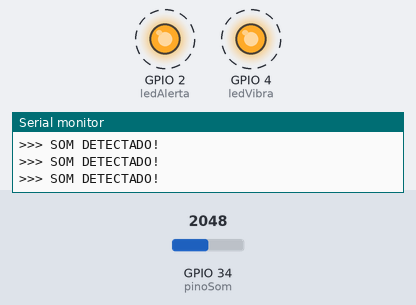
Bench run of a sketch on a simulated ESP32. Parts: output pins drawn as LEDs (lit = HIGH), the last lines printed to the serial monitor. Dashed ring = blinking. Inputs (shaded band) come from the test bench; at power-on: GPIO 34 (pinoSom) = 2048. WiFi joins after 1.5 s; servers stay silent unless stated; no MQTT or app messages arrive unless stated.

Above: at 2.7 s.
2.8 s: GPIO 34 (pinoSom) set to 1972
At 3.6 s:
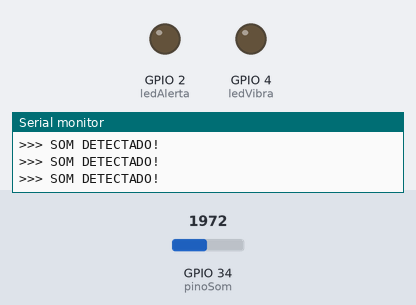
4.4 s: GPIO 34 (pinoSom) set to 2040
At 4.56 s:
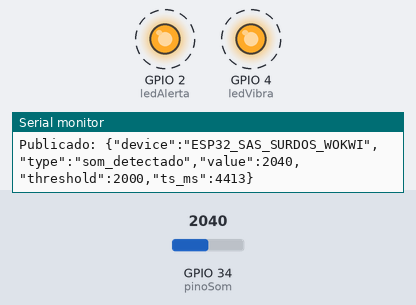
7.4 s: GPIO 34 (pinoSom) set to 1960
At 8.7 s:
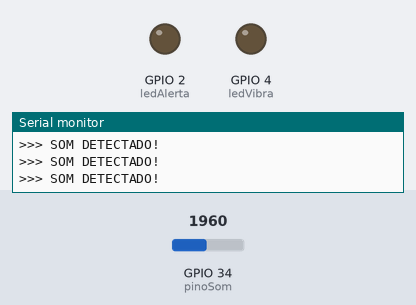
9.0 s: GPIO 34 (pinoSom) set to 2047
At 9.18 s:
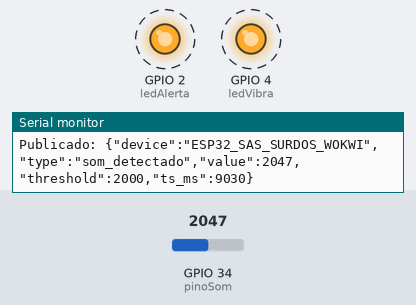
Timing chart, 0 to 13.0 s (numbered marks = the images above; inputs shaded):
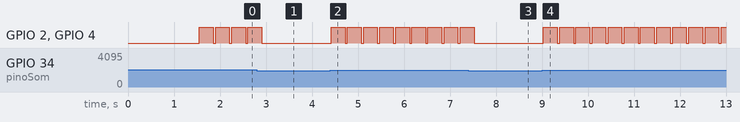

The sketch:

esp32_sas_surdos.ino
```cpp
#include <WiFi.h>
#include <PubSubClient.h>
#include <ArduinoJson.h>

// ============ CONFIG PARA WOKWI ============
const char* ssid = "Wokwi-GUEST";
const char* password = "";

// MQTT
const char* mqttServer = "test.mosquitto.org";
const uint16_t mqttPort = 1883;

const char* topic_alert = "sas_surdos/alerta";

// Pinos simulados no Wokwi
const int pinoSom = 34;     // potenciômetro A0 do wokwi
const int ledAlerta = 2;
const int ledVibra = 4;

// threshold e debounce
const int threshold = 2000;
const unsigned long debounceMs = 3000;

// ============ GLOBALS ============
WiFiClient espClient;
PubSubClient client(espClient);
unsigned long lastPublish = 0;
const char* deviceId = "ESP32_SAS_SURDOS_WOKWI";

// ============ FUNCOES ============
void connectWiFi() {
  Serial.print("Conectando WiFi ");
  WiFi.begin(ssid, password);
  while (WiFi.status() != WL_CONNECTED) {
    delay(300);
    Serial.print(".");
  }
  Serial.println("");
  Serial.print("WiFi conectado, IP: ");
  Serial.println(WiFi.localIP());
}

void connectMQTT() {
  Serial.print("Conectando MQTT...");
  client.setServer(mqttServer, mqttPort);
  while (!client.connected()) {
    if (client.connect(deviceId)) {
      Serial.println("conectado ao broker!");
      client.subscribe("sas_surdos/teste");
    } else {
      Serial.print("Erro, rc=");
      Serial.println(client.state());
      delay(1000);
    }
  }
}

void publishAlert(int sensorValue) {
  unsigned long now = millis();
  if (now - lastPublish < debounceMs) return;

  StaticJsonDocument<200> doc;
  doc["device"] = deviceId;
  doc["type"] = "som_detectado";
  doc["value"] = sensorValue;
  doc["threshold"] = threshold;
  doc["ts_ms"] = now;

  char buffer[256];
  size_t n = serializeJson(doc, buffer);

  if (client.publish(topic_alert, buffer, n)) {
    Serial.print("Publicado: ");
    Serial.println(buffer);
    lastPublish = now;
  }
}

void setup() {
  Serial.begin(115200);
  pinMode(ledAlerta, OUTPUT);
  pinMode(ledVibra, OUTPUT);

  connectWiFi();
  connectMQTT();
}

void loop() {
  if (!client.connected()) connectMQTT();
  client.loop();

  int value = analogRead(pinoSom);

  if (value >= threshold) {
    Serial.println(">>> SOM DETECTADO!");

    digitalWrite(ledAlerta, HIGH);
    digitalWrite(ledVibra, HIGH);

    publishAlert(value);

    delay(300);
    digitalWrite(ledAlerta, LOW);
    digitalWrite(ledVibra, LOW);
  }

  delay(50);
}
```

Measured:
- the behaviour switches between 2000 and 1999 on GPIO 34 (pinoSom) (found by bisection; images 0 and 1)
- after the input at 2.8 s, GPIO 2 (ledAlerta), GPIO 4 (ledVibra): goes on until 2.9 s, then stays LOW
- after the input at 4.4 s, GPIO 2 (ledAlerta), GPIO 4 (ledVibra): alternates HIGH for 0.30 s and LOW for 0.05 s, starting at once
- after the input at 7.4 s, GPIO 2 (ledAlerta), GPIO 4 (ledVibra): goes on until 7.5 s, then stays LOW
- after the input at 9.0 s, GPIO 2 (ledAlerta), GPIO 4 (ledVibra): alternates HIGH for 0.30 s and LOW for 0.05 s, starting at once
- by itself, GPIO 2 (ledAlerta), GPIO 4 (ledVibra): alternates HIGH for 0.30 s and LOW for 0.05 s
